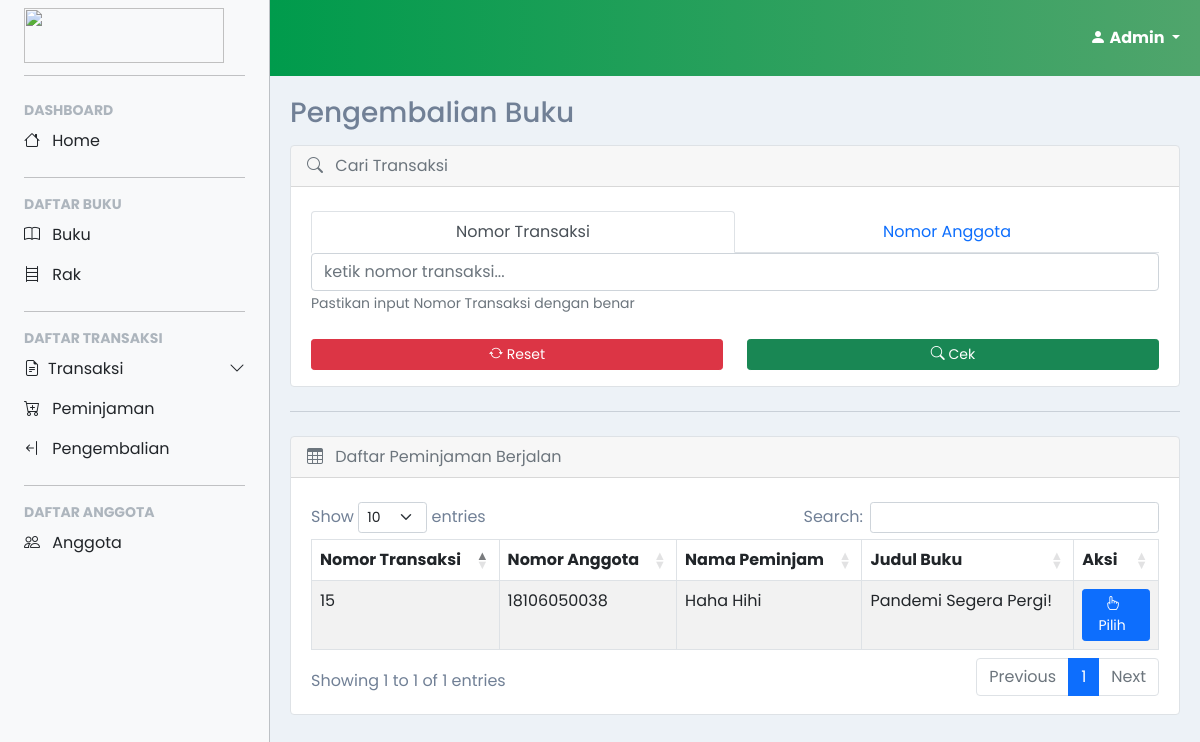
The page /account/admin/transaksi/pengembalian.php (signed in) on the database its author committed.
### tables this page shows
CREATE TABLE `transaksi` (
  `id_peminjaman` int(10) NOT NULL,
  `nomor_klasifikasi` varchar(7) NOT NULL,
  `nomor_anggota` varchar(25) NOT NULL,
  `nomor_petugas` varchar(25) NOT NULL,
  `tanggal_pinjam` date NOT NULL,
  `durasi` int(4) NOT NULL,
  `tanggal_kembali` date NOT NULL,
  `keterlambatan` int(4) NOT NULL,
  `selesai` tinyint(1) NOT NULL
);

CREATE TABLE `anggota` (
  `nomor_anggota` varchar(25) NOT NULL,
  `nama` varchar(50) NOT NULL,
  `jabatan` enum('guru','siswa') NOT NULL,
  `angkatan` varchar(4) NOT NULL,
  `password` varchar(50) NOT NULL
);

CREATE TABLE `buku` (
  `nomor_klasifikasi` varchar(7) NOT NULL,
  `isbn` varchar(13) NOT NULL,
  `nomor_rak` varchar(5) NOT NULL,
  `judul` varchar(50) NOT NULL,
  `penulis` varchar(50) NOT NULL,
  `penerbit` varchar(50) NOT NULL,
  `tahun_terbit` year(4) NOT NULL,
  `stok` int(3) NOT NULL
);

### account/admin/transaksi/pengembalian.php (the view, shortened to what this page needs)
<?php
include('../../../confiq.php');
$query = "SELECT transaksi.id_peminjaman, transaksi.nomor_anggota, anggota.nama as anggota, buku.judul
          FROM `transaksi`
          LEFT JOIN `buku` ON transaksi.nomor_klasifikasi = buku.nomor_klasifikasi
          LEFT JOIN `anggota` ON transaksi.nomor_anggota = anggota.nomor_anggota
          WHERE transaksi.selesai LIKE 0";
$result = mysqli_query($conn, $query);
?>
<!DOCTYPE html>
<html>
  <head>
  </head>
  <body>
    <?php
      include('../layout/sidebar.php');
    ?>
    <main>
      <div class="container-fluid content transition">
        <h3>Pengembalian Buku</h3>
        <div class="card border mb-3">
          <div class="card-header text-secondary">
            <span><i class="bi bi-search me-2"></i></span>
            <span>Cari Transaksi</span>
          </div>
          <div class="card-body mt-2 mx-1">
            <ul class="nav nav-tabs nav-justified" id="pills-tab" role="tablist">
              <li class="nav-item" role="presentation">
                <button class="nav-link active" id="pills-home-tab" data-bs-toggle="pill" data-bs-target="#pills-transaksi" type="button" role="tab" aria-controls="pills-home" aria-selected="true">Nomor Transaksi</button>
              </li>
              <li class="nav-item" role="presentation">
                <button class="nav-link" id="pills-profile-tab" data-bs-toggle="pill" data-bs-target="#pills-anggota" type="button" role="tab" aria-controls="pills-profile" aria-selected="false">Nomor Anggota</button>
              </li>
            </ul>
            <div class="tab-content" id="pills-tabContent">
              <div class="tab-pane fade show active" id="pills-transaksi" role="tabpanel" aria-labelledby="pills-transaksi-tab">
                <form method="post" enctype="multipart/form-data">
                  <div class="form-group row">
                    <div class="col-sm-12">
                      <input type="text" name="transaksi" class="form-control" autocomplete="off" id="nomortransaksi" placeholder="ketik nomor transaksi..." required>
                      <small id="nomortransaksi" class="form-text text-muted text-center">
                        Pastikan input Nomor Transaksi dengan benar
                      </small>
                    </div>
                  </div><br>
                  <div class="form-group row">
                    <div class="col-sm-12">
                      <div class="row">
                        <div class="col col-md-6 d-grid gap-2">
                          <button type="reset" name="reset" class="btn btn-danger btn-block btn-sm">
                            <span><i class="bi bi-arrow-repeat"></i></span>
                            <span>Reset</span>
                          </button>
                        </div>
                        <div class="col col-md-6 d-grid gap-2">
                          <button type="submit" name="caritransaksi" class="btn btn-success btn-block btn-sm">
                            <span><i class="bi bi-search"></i></span>
                            <span>Cek</span>
                          </button>
                        </div>
                      </div>
                    </div>
                  </div>
                </form>
              </div>
            </div>
          </div>
        </div>
        <hr class="my-4 dropdown-divider">
        <div class="card border">
          <div class="card-header text-secondary">
            <span><i class="bi bi-table me-2"></i></span>
            <span>Daftar Peminjaman Berjalan</span>
          </div>
          <div class="card-body mt-2 mx-1">
            <div class="table-responsive">
              <table class="table table-striped table-bordered table-hover" id="dataTables-example">
                <thead>
                  <tr>
                    <th>Nomor Transaksi</th>
                    <th>Nomor Anggota</th>
                    <th>Nama Peminjam</th>
                    <th>Judul Buku</th>
                    <th width="10%">Aksi</th>
                  </tr>
                </thead>
                <tbody>
                  <?php
                    while($data = mysqli_fetch_array($result, MYSQLI_ASSOC)){
                      echo "<tr><td name='id'>".$data['id_peminjaman']."</td>";
                      echo "<td>".$data['nomor_anggota']."</td>";
                      echo "<td>".$data['anggota']."</td>";
                      echo "<td>".$data['judul']."</td>";
                      echo "<td class='text-center'>
                            <a href='cekPengembalian.php?method=transaksi&&nomor=".$data['id_peminjaman']."' class='btn btn-primary btn-sm d-grid' data-toggle='tooltip'>
                              <span class='me-2'><i class='bi bi-hand-index'></i><span>
                              <span>Pilih</span>
                            </a></td></tr>";
                    }
                  ?>
                </tbody>
              </table>
            </div>
          </div>
        </div>
      </div>
    </main>
  </body>
</html>

### account/admin/layout/style.css (style rules this page uses)
html, body { color: #718096 !important; background-color: #edf2f7; scroll-behavior: smooth; }
body, button { font-family: "Poppins", sans-serif; }
:root { --offcanvas-width: 270px; --topNavbarHeight: 56px; }
main { margin-top: var(--topNavbarHeight); }
.content { padding: 15px; }
.content h3 { margin-bottom: 15px; }
.transition { -webkit-transition: all .3s ease; -moz-transition: all .3s ease; -ms-transition: all .3s ease; -o-transition: all .3s ease; transition: all .3s ease; }
@media (min-width: 992px) { body { overflow: auto !important; } }
@media (min-width: 992px) { :root { --topNavbarHeight: 76px; } }
@media (min-width: 992px) { main { margin-left: var(--offcanvas-width); margin-top: var(--topNavbarHeight); } }
@media (min-width: 992px) { .content { padding: 20px; } }

### rows shown on the page
transaksi: id_peminjaman "15", nomor_anggota "18106050038", nomor_anggota.nama "Haha Hihi", nomor_klasifikasi.judul "Pandemi Segera Pergi!"

### other values the page prints
$user[0] "Admin"
